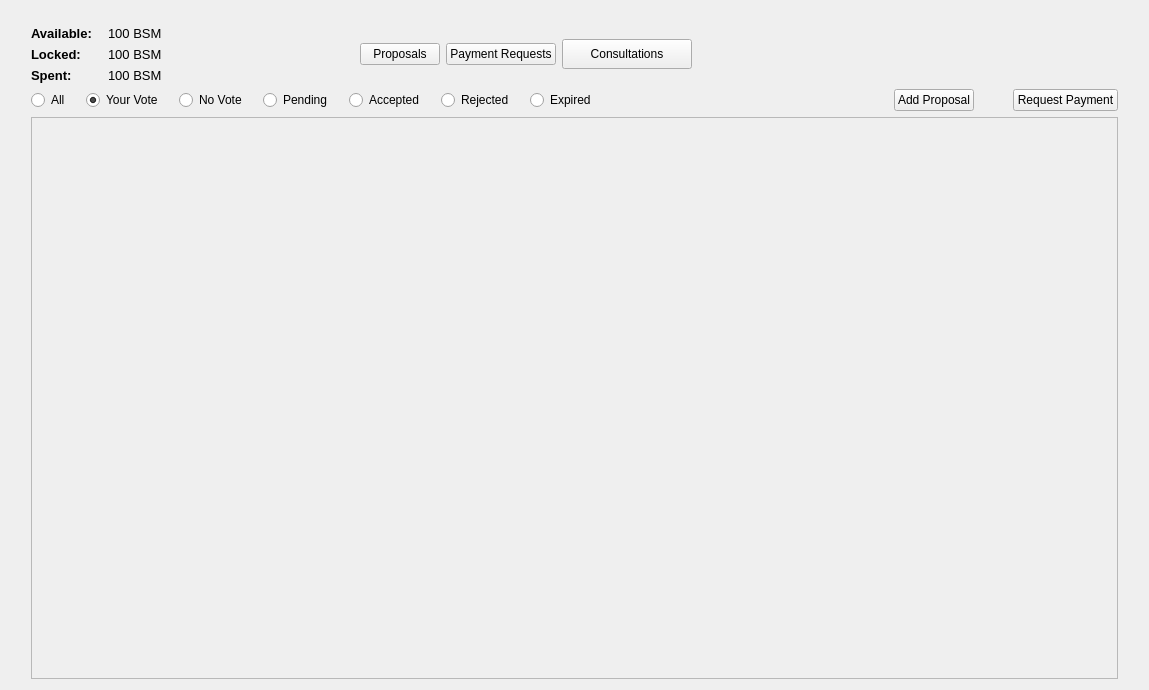
<?xml version="1.0" encoding="UTF-8"?>
<ui version="4.0">
 <class>CommunityFundPage</class>
 <widget class="QWidget" name="CommunityFundPage">
  <property name="geometry">
   <rect>
    <x>0</x>
    <y>0</y>
    <width>1149</width>
    <height>690</height>
   </rect>
  </property>
  <property name="windowTitle">
   <string>Form</string>
  </property>
  <layout class="QVBoxLayout" name="verticalLayout_2">
   <item>
    <layout class="QHBoxLayout" name="horizontalLayoutBase">
     <item>
      <spacer name="horizontalSpacer_3">
       <property name="orientation">
        <enum>Qt::Horizontal</enum>
       </property>
       <property name="sizeType">
        <enum>QSizePolicy::Fixed</enum>
       </property>
       <property name="sizeHint" stdset="0">
        <size>
         <width>20</width>
         <height>20</height>
        </size>
       </property>
      </spacer>
     </item>
     <item>
      <layout class="QVBoxLayout" name="verticalLayoutBase">
       <item>
        <spacer name="verticalSpacer">
         <property name="orientation">
          <enum>Qt::Vertical</enum>
         </property>
         <property name="sizeType">
          <enum>QSizePolicy::Maximum</enum>
         </property>
         <property name="sizeHint" stdset="0">
          <size>
           <width>40</width>
           <height>15</height>
          </size>
         </property>
        </spacer>
       </item>
       <item>
        <layout class="QHBoxLayout" name="horizontalLayoutMain">
         <item>
          <layout class="QVBoxLayout" name="verticalLayoutFundState">
           <item>
            <widget class="QLabel" name="labelAvailable">
             <property name="maximumSize">
              <size>
               <width>70</width>
               <height>17</height>
              </size>
             </property>
             <property name="font">
              <font>
               <pointsize>10</pointsize>
               <weight>75</weight>
               <bold>true</bold>
              </font>
             </property>
             <property name="text">
              <string>Available:</string>
             </property>
            </widget>
           </item>
           <item>
            <widget class="QLabel" name="labelLocked">
             <property name="maximumSize">
              <size>
               <width>70</width>
               <height>17</height>
              </size>
             </property>
             <property name="font">
              <font>
               <pointsize>10</pointsize>
               <weight>75</weight>
               <bold>true</bold>
              </font>
             </property>
             <property name="text">
              <string>Locked:</string>
             </property>
            </widget>
           </item>
           <item>
            <widget class="QLabel" name="labelSpent">
             <property name="maximumSize">
              <size>
               <width>70</width>
               <height>17</height>
              </size>
             </property>
             <property name="font">
              <font>
               <pointsize>10</pointsize>
               <weight>75</weight>
               <bold>true</bold>
              </font>
             </property>
             <property name="text">
              <string>Spent:</string>
             </property>
            </widget>
           </item>
          </layout>
         </item>
         <item>
          <spacer name="horizontalSpacer_9">
           <property name="orientation">
            <enum>Qt::Horizontal</enum>
           </property>
           <property name="sizeType">
            <enum>QSizePolicy::Fixed</enum>
           </property>
           <property name="sizeHint" stdset="0">
            <size>
             <width>10</width>
             <height>20</height>
            </size>
           </property>
          </spacer>
         </item>
         <item>
          <layout class="QVBoxLayout" name="verticalLayoutAmount">
           <item>
            <widget class="QLabel" name="labelAvailableAmount">
             <property name="maximumSize">
              <size>
               <width>1000</width>
               <height>17</height>
              </size>
             </property>
             <property name="font">
              <font>
               <pointsize>10</pointsize>
              </font>
             </property>
             <property name="text">
              <string>100 BSM</string>
             </property>
            </widget>
           </item>
           <item>
            <widget class="QLabel" name="labelLockedAmount">
             <property name="maximumSize">
              <size>
               <width>1000</width>
               <height>17</height>
              </size>
             </property>
             <property name="font">
              <font>
               <pointsize>10</pointsize>
              </font>
             </property>
             <property name="text">
              <string>100 BSM</string>
             </property>
            </widget>
           </item>
           <item>
            <widget class="QLabel" name="labelSpentAmount">
             <property name="maximumSize">
              <size>
               <width>1000</width>
               <height>17</height>
              </size>
             </property>
             <property name="font">
              <font>
               <pointsize>10</pointsize>
              </font>
             </property>
             <property name="text">
              <string>100 BSM</string>
             </property>
            </widget>
           </item>
          </layout>
         </item>
         <item>
          <spacer name="horizontalSpacer_2">
           <property name="orientation">
            <enum>Qt::Horizontal</enum>
           </property>
           <property name="sizeType">
            <enum>QSizePolicy::Expanding</enum>
           </property>
           <property name="sizeHint" stdset="0">
            <size>
             <width>0</width>
             <height>20</height>
            </size>
           </property>
          </spacer>
         </item>
         <item>
          <widget class="QPushButton" name="pushButtonProposals">
           <property name="text">
            <string>Proposals</string>
           </property>
          </widget>
         </item>
         <item>
          <widget class="QPushButton" name="pushButtonPaymentRequests">
           <property name="text">
            <string>Payment Requests</string>
           </property>
          </widget>
         </item>
         <item>
          <widget class="QPushButton" name="pushButtonConsultations">
           <property name="minimumSize">
            <size>
             <width>130</width>
             <height>30</height>
            </size>
           </property>
           <property name="maximumSize">
            <size>
             <width>130</width>
             <height>30</height>
            </size>
           </property>
           <property name="text">
            <string>Consultations</string>
           </property>
          </widget>
         </item>
         <item>
          <spacer name="horizontalSpacer_10">
           <property name="orientation">
            <enum>Qt::Horizontal</enum>
           </property>
           <property name="sizeType">
            <enum>QSizePolicy::Expanding</enum>
           </property>
           <property name="sizeHint" stdset="0">
            <size>
             <width>0</width>
             <height>20</height>
            </size>
           </property>
          </spacer>
         </item>
         <item>
          <spacer name="horizontalSpacer_11">
           <property name="orientation">
            <enum>Qt::Horizontal</enum>
           </property>
           <property name="sizeType">
            <enum>QSizePolicy::Fixed</enum>
           </property>
           <property name="sizeHint" stdset="0">
            <size>
             <width>235</width>
             <height>20</height>
            </size>
           </property>
          </spacer>
         </item>
        </layout>
       </item>
       <item>
        <layout class="QHBoxLayout" name="horizontalLayoutVote">
         <item>
          <widget class="QRadioButton" name="radioButtonAll">
           <property name="maximumSize">
            <size>
             <width>16777215</width>
             <height>20</height>
            </size>
           </property>
           <property name="text">
            <string>All</string>
           </property>
           <property name="iconSize">
            <size>
             <width>25</width>
             <height>25</height>
            </size>
           </property>
           <property name="checked">
            <bool>false</bool>
           </property>
          </widget>
         </item>
         <item>
          <spacer name="horizontalSpacer_8">
           <property name="orientation">
            <enum>Qt::Horizontal</enum>
           </property>
           <property name="sizeType">
            <enum>QSizePolicy::Fixed</enum>
           </property>
           <property name="sizeHint" stdset="0">
            <size>
             <width>10</width>
             <height>20</height>
            </size>
           </property>
          </spacer>
         </item>
         <item>
          <widget class="QRadioButton" name="radioButtonYourVote">
           <property name="maximumSize">
            <size>
             <width>16777215</width>
             <height>20</height>
            </size>
           </property>
           <property name="text">
            <string>Your Vote</string>
           </property>
           <property name="iconSize">
            <size>
             <width>25</width>
             <height>25</height>
            </size>
           </property>
           <property name="checked">
            <bool>true</bool>
           </property>
          </widget>
         </item>
         <item>
          <spacer name="horizontalSpacer_7">
           <property name="orientation">
            <enum>Qt::Horizontal</enum>
           </property>
           <property name="sizeType">
            <enum>QSizePolicy::Fixed</enum>
           </property>
           <property name="sizeHint" stdset="0">
            <size>
             <width>10</width>
             <height>20</height>
            </size>
           </property>
          </spacer>
         </item>
         <item>
          <widget class="QRadioButton" name="radioButtonNoVote">
           <property name="maximumSize">
            <size>
             <width>16777215</width>
             <height>20</height>
            </size>
           </property>
           <property name="text">
            <string>No Vote</string>
           </property>
           <property name="iconSize">
            <size>
             <width>25</width>
             <height>25</height>
            </size>
           </property>
          </widget>
         </item>
         <item>
          <spacer name="horizontalSpacer_14">
           <property name="orientation">
            <enum>Qt::Horizontal</enum>
           </property>
           <property name="sizeType">
            <enum>QSizePolicy::Fixed</enum>
           </property>
           <property name="sizeHint" stdset="0">
            <size>
             <width>10</width>
             <height>20</height>
            </size>
           </property>
          </spacer>
         </item>
         <item>
          <widget class="QRadioButton" name="radioButtonPending">
           <property name="maximumSize">
            <size>
             <width>16777215</width>
             <height>20</height>
            </size>
           </property>
           <property name="text">
            <string>Pending</string>
           </property>
           <property name="iconSize">
            <size>
             <width>25</width>
             <height>25</height>
            </size>
           </property>
          </widget>
         </item>
         <item>
          <spacer name="horizontalSpacer_6">
           <property name="orientation">
            <enum>Qt::Horizontal</enum>
           </property>
           <property name="sizeType">
            <enum>QSizePolicy::Fixed</enum>
           </property>
           <property name="sizeHint" stdset="0">
            <size>
             <width>10</width>
             <height>20</height>
            </size>
           </property>
          </spacer>
         </item>
         <item>
          <widget class="QRadioButton" name="radioButtonAccepted">
           <property name="maximumSize">
            <size>
             <width>16777215</width>
             <height>20</height>
            </size>
           </property>
           <property name="text">
            <string>Accepted</string>
           </property>
           <property name="iconSize">
            <size>
             <width>25</width>
             <height>25</height>
            </size>
           </property>
          </widget>
         </item>
         <item>
          <spacer name="horizontalSpacer_5">
           <property name="orientation">
            <enum>Qt::Horizontal</enum>
           </property>
           <property name="sizeType">
            <enum>QSizePolicy::Fixed</enum>
           </property>
           <property name="sizeHint" stdset="0">
            <size>
             <width>10</width>
             <height>20</height>
            </size>
           </property>
          </spacer>
         </item>
         <item>
          <widget class="QRadioButton" name="radioButtonRejected">
           <property name="maximumSize">
            <size>
             <width>16777215</width>
             <height>20</height>
            </size>
           </property>
           <property name="text">
            <string>Rejected</string>
           </property>
           <property name="iconSize">
            <size>
             <width>25</width>
             <height>25</height>
            </size>
           </property>
          </widget>
         </item>
         <item>
          <spacer name="horizontalSpacer_12">
           <property name="orientation">
            <enum>Qt::Horizontal</enum>
           </property>
           <property name="sizeType">
            <enum>QSizePolicy::Fixed</enum>
           </property>
           <property name="sizeHint" stdset="0">
            <size>
             <width>10</width>
             <height>20</height>
            </size>
           </property>
          </spacer>
         </item>
         <item>
          <widget class="QRadioButton" name="radioButtonExpired">
           <property name="text">
            <string>Expired</string>
           </property>
          </widget>
         </item>
         <item>
          <spacer name="horizontalSpacer">
           <property name="orientation">
            <enum>Qt::Horizontal</enum>
           </property>
           <property name="sizeType">
            <enum>QSizePolicy::Expanding</enum>
           </property>
           <property name="sizeHint" stdset="0">
            <size>
             <width>300</width>
             <height>20</height>
            </size>
           </property>
          </spacer>
         </item>
         <item>
          <widget class="QPushButton" name="pushButtonCreateProposal">
           <property name="text">
            <string>Add Proposal</string>
           </property>
          </widget>
         </item>
         <item>
          <spacer name="horizontalSpacer_13">
           <property name="orientation">
            <enum>Qt::Horizontal</enum>
           </property>
           <property name="sizeHint" stdset="0">
            <size>
             <width>40</width>
             <height>20</height>
            </size>
           </property>
          </spacer>
         </item>
         <item>
          <widget class="QPushButton" name="pushButtonCreatePaymentRequest">
           <property name="text">
            <string>Request Payment</string>
           </property>
          </widget>
         </item>
        </layout>
       </item>
       <item>
        <widget class="QScrollArea" name="scrollArea">
         <property name="widgetResizable">
          <bool>true</bool>
         </property>
         <widget class="QWidget" name="scrollAreaWidgetContents">
          <property name="geometry">
           <rect>
            <x>0</x>
            <y>0</y>
            <width>1059</width>
            <height>517</height>
           </rect>
          </property>
          <property name="sizePolicy">
           <sizepolicy hsizetype="Preferred" vsizetype="Preferred">
            <horstretch>0</horstretch>
            <verstretch>0</verstretch>
           </sizepolicy>
          </property>
          <layout class="QGridLayout" name="gridLayout_2">
           <item row="0" column="0">
            <layout class="QGridLayout" name="gridLayout">
             <property name="sizeConstraint">
              <enum>QLayout::SetMaximumSize</enum>
             </property>
            </layout>
           </item>
          </layout>
         </widget>
        </widget>
       </item>
      </layout>
     </item>
     <item>
      <spacer name="horizontalSpacer_4">
       <property name="orientation">
        <enum>Qt::Horizontal</enum>
       </property>
       <property name="sizeType">
        <enum>QSizePolicy::Fixed</enum>
       </property>
       <property name="sizeHint" stdset="0">
        <size>
         <width>20</width>
         <height>20</height>
        </size>
       </property>
      </spacer>
     </item>
    </layout>
   </item>
  </layout>
 </widget>
 <resources/>
 <connections/>
</ui>
